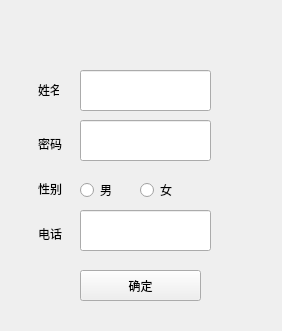
<?xml version="1.0" encoding="UTF-8"?>
<ui version="4.0">
 <class>Widget</class>
 <widget class="QWidget" name="Widget">
  <property name="geometry">
   <rect>
    <x>0</x>
    <y>0</y>
    <width>282</width>
    <height>331</height>
   </rect>
  </property>
  <property name="windowTitle">
   <string>Widget</string>
  </property>
  <widget class="QLineEdit" name="lineEdit_name">
   <property name="geometry">
    <rect>
     <x>80</x>
     <y>70</y>
     <width>131</width>
     <height>41</height>
    </rect>
   </property>
  </widget>
  <widget class="QLabel" name="label">
   <property name="geometry">
    <rect>
     <x>38</x>
     <y>80</y>
     <width>21</width>
     <height>20</height>
    </rect>
   </property>
   <property name="text">
    <string>姓名</string>
   </property>
  </widget>
  <widget class="QLineEdit" name="lineEdit_password">
   <property name="geometry">
    <rect>
     <x>80</x>
     <y>120</y>
     <width>131</width>
     <height>41</height>
    </rect>
   </property>
  </widget>
  <widget class="QLabel" name="label_2">
   <property name="geometry">
    <rect>
     <x>38</x>
     <y>134</y>
     <width>31</width>
     <height>20</height>
    </rect>
   </property>
   <property name="text">
    <string>密码</string>
   </property>
  </widget>
  <widget class="QLineEdit" name="lineEdit_phone">
   <property name="geometry">
    <rect>
     <x>80</x>
     <y>210</y>
     <width>131</width>
     <height>41</height>
    </rect>
   </property>
  </widget>
  <widget class="QLabel" name="label_3">
   <property name="geometry">
    <rect>
     <x>38</x>
     <y>224</y>
     <width>31</width>
     <height>20</height>
    </rect>
   </property>
   <property name="text">
    <string>电话</string>
   </property>
  </widget>
  <widget class="QLabel" name="label_4">
   <property name="geometry">
    <rect>
     <x>38</x>
     <y>173</y>
     <width>51</width>
     <height>31</height>
    </rect>
   </property>
   <property name="text">
    <string>性别</string>
   </property>
  </widget>
  <widget class="QRadioButton" name="radioButton_male">
   <property name="geometry">
    <rect>
     <x>80</x>
     <y>180</y>
     <width>88</width>
     <height>20</height>
    </rect>
   </property>
   <property name="text">
    <string>男</string>
   </property>
  </widget>
  <widget class="QRadioButton" name="radioButton_female">
   <property name="geometry">
    <rect>
     <x>140</x>
     <y>180</y>
     <width>88</width>
     <height>20</height>
    </rect>
   </property>
   <property name="text">
    <string>女</string>
   </property>
  </widget>
  <widget class="QPushButton" name="pushButton">
   <property name="geometry">
    <rect>
     <x>80</x>
     <y>270</y>
     <width>121</width>
     <height>31</height>
    </rect>
   </property>
   <property name="text">
    <string>确定</string>
   </property>
  </widget>
 </widget>
 <resources/>
 <connections/>
</ui>
